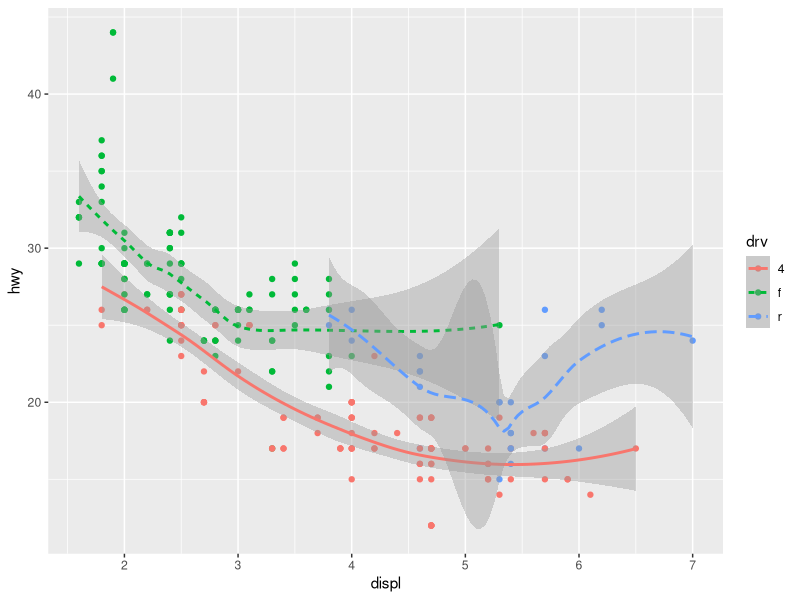
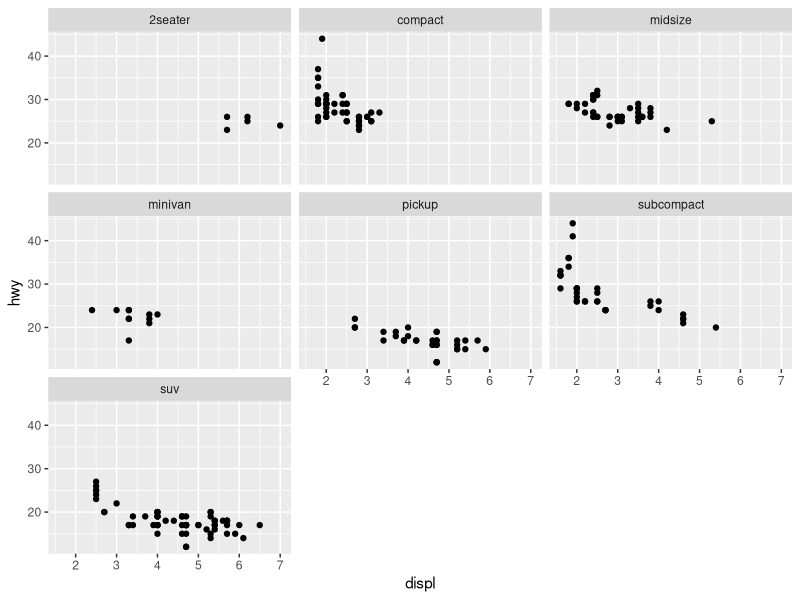
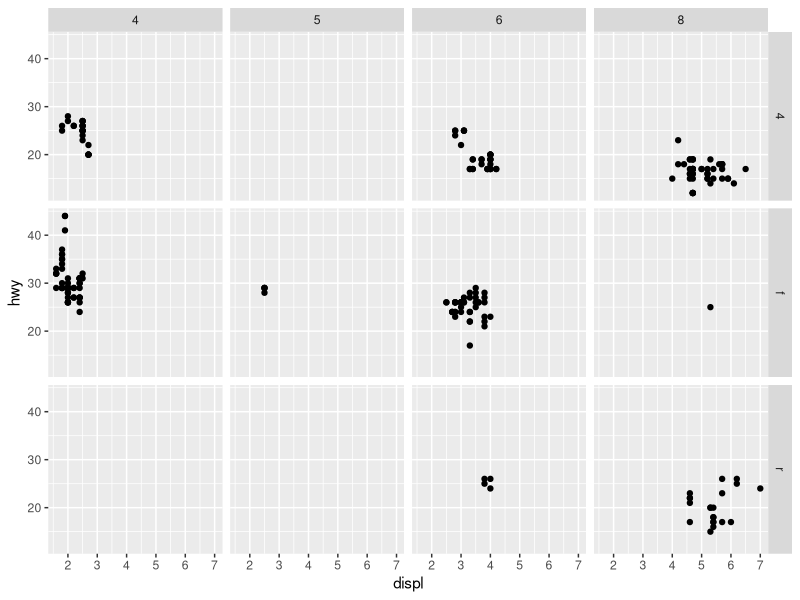
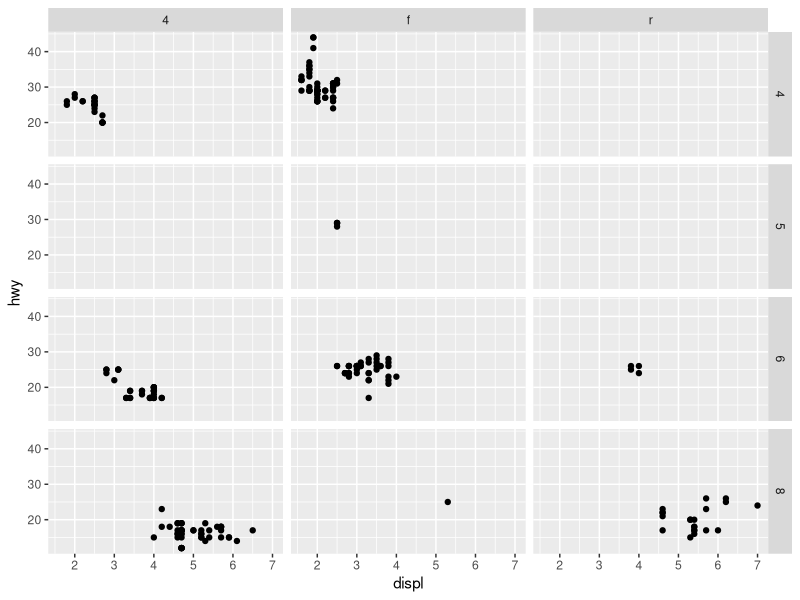
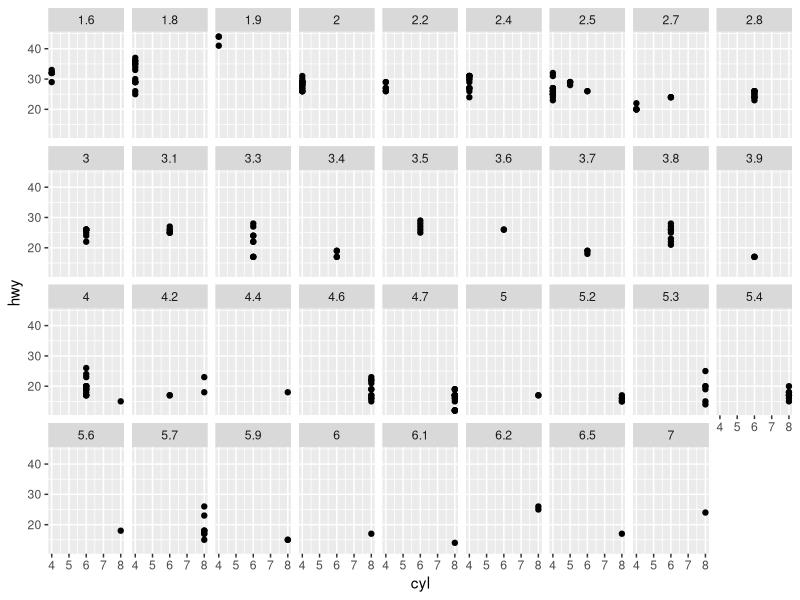
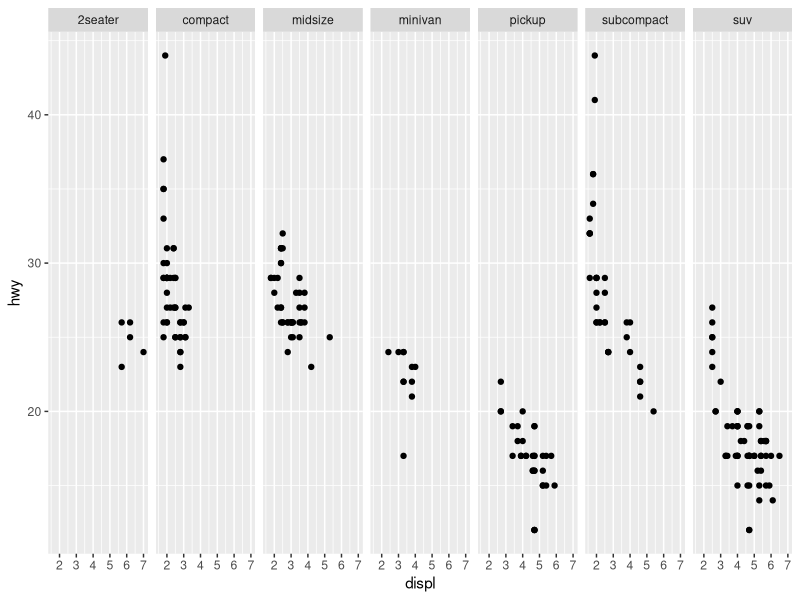
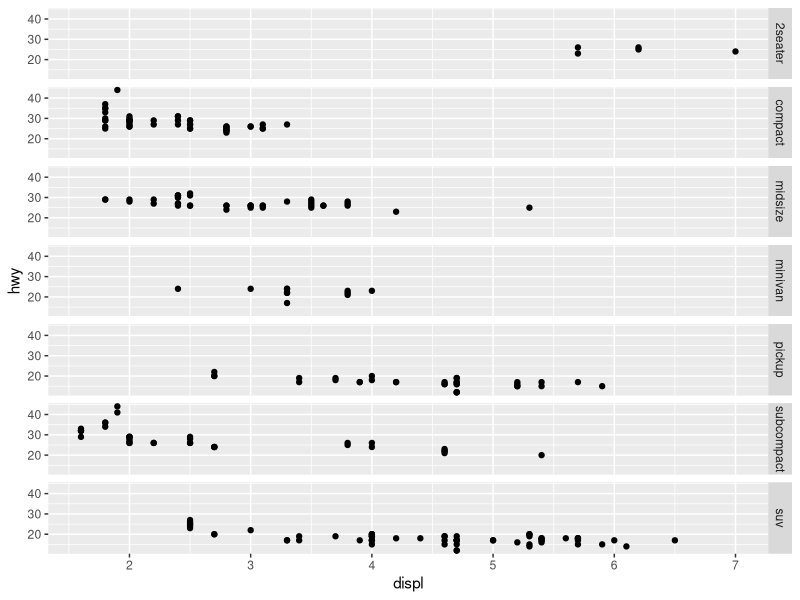
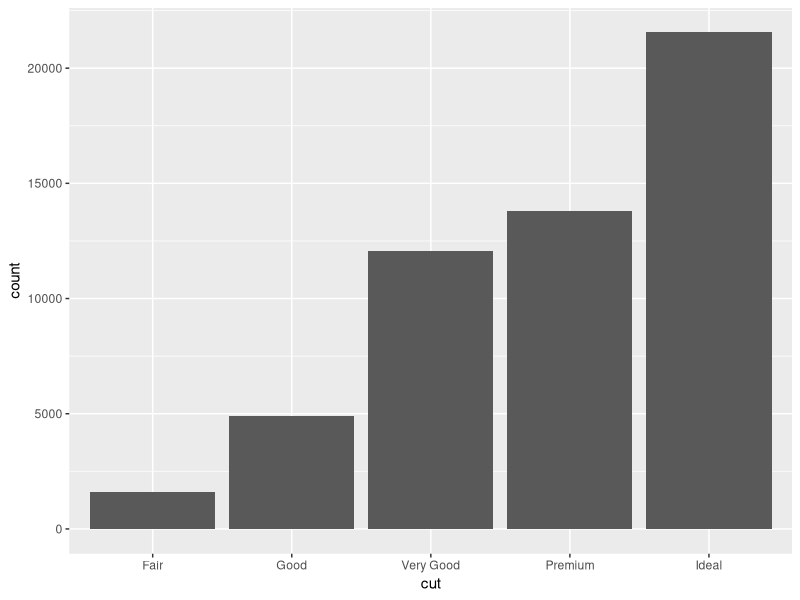

These figures' R source, in order:
## ---- chunk 1
# install the tidyverse package first if you have not done it  yet.
#install.packages("tidyverse") # you can comment out this line after you have installed `tidyverse`
library(tidyverse)
## ---- chunk 2
?mpg
dim(mpg)  # dimension of the table
mpg  # print/view mpg (we will introduce tibble later in this class)
str(mpg)  # list the structures in mpg
glimpse(mpg) # get a glimpse of the mpg data
## ---- chunk 3
ggplot(data = mpg, 
       mapping = aes(x = displ, y = hwy, col = drv) # global mapping
       ) +
  geom_point() +
  geom_smooth(mapping = aes(linetype = drv)) # local mapping for the layer
## ---- chunk 4
ggplot(data = mpg) + 
  geom_point(mapping = aes(x = displ, y = hwy)) + 
  facet_wrap(~ class, nrow = 3)
## ---- chunk 5
ggplot(data = mpg) + 
  geom_point(mapping = aes(x = displ, y = hwy)) + 
  facet_grid(drv ~ cyl)
## ---- chunk 6
ggplot(data = mpg) +
  geom_point(mapping = aes(x = displ, y = hwy)) +
  facet_grid(cyl ~ drv)
## ---- chunk 7
ggplot(data = mpg) + 
  geom_point(mapping = aes(x = cyl, y = hwy)) + 
  facet_wrap(~ displ, nrow=4)
## ---- chunk 8
ggplot(data = mpg) + 
  geom_point(mapping = aes(x = displ, y = hwy)) + 
  facet_grid(. ~ class)
## ---- chunk 9
ggplot(data = mpg) + 
  geom_point(mapping = aes(x = displ, y = hwy)) + 
  facet_grid(class ~ .)
## ---- chunk 10
?diamonds
dim(diamonds)  # dimension of the table
diamonds # print/view diamonds
str(diamonds)  # list the structures in diamonds
glimpse(diamonds) # get a glimpse of the data
## ---- chunk 11
ggplot(data = diamonds) + 
  geom_bar(mapping = aes(x = cut))
ggplot(data = diamonds) + 
  stat_count(mapping = aes(x = cut))
## ---- chunk 12
ggplot(data = diamonds) + 
  geom_bar(mapping = aes(x = cut, y = ..prop.., group = 1))
## ---- chunk 13
?geom_bar
## ---- chunk 14
#install.packages("gridExtra") # you only need to install it once
library(gridExtra)
gg <- ggplot(data = diamonds,
             mapping = aes(x = cut, fill = clarity)) 
plot1 <- gg + geom_bar(position="stack")
plot2 <- gg + geom_bar(position="identity")
plot3 <- gg + geom_bar(position="fill")
plot4 <- gg + geom_bar(position="dodge")
grid.arrange(plot1, plot2, plot3, plot4, ncol=2)
